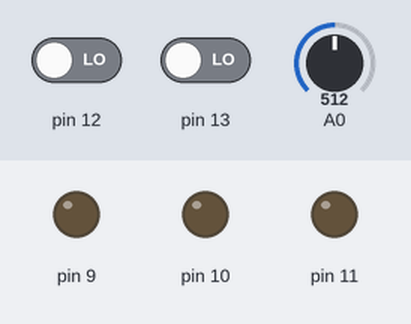
A sketch run on a simulated Arduino Uno, built with avr-gcc and run on an emulated ATmega328P. Shown: output pins drawn as LEDs (lit = HIGH). Inputs (shaded band) come from the test bench; at power-on: pin 13 LOW, A0 = 512, pin 12 LOW.

Above: at 1.2 s.
1.3 s: pin 13 driven HIGH
At 2.5 s:
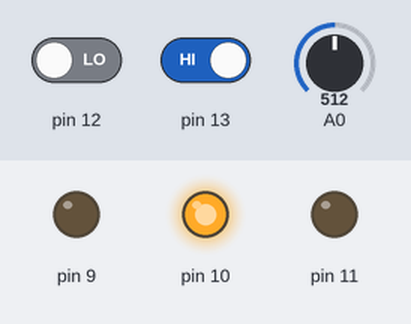
2.8 s: A0 set to 596
4.3 s: A0 set to 622
At 4.8 s:
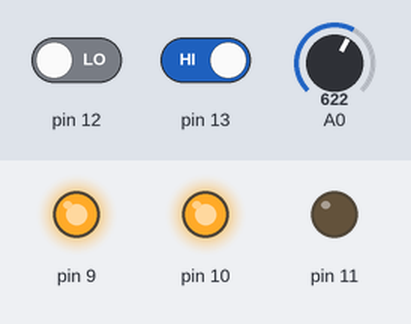
5.8 s: pin 12 driven HIGH
At 7.0 s:
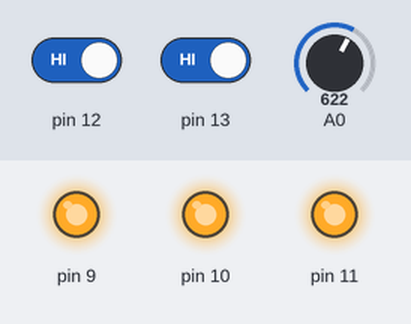
7.3 s: pin 12 driven LOW
At 8.3 s:
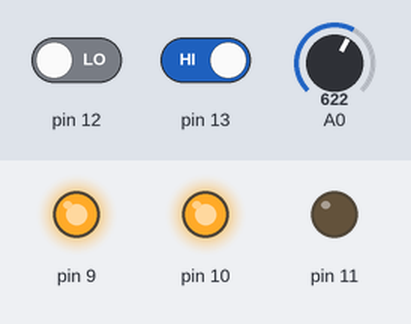
8.8 s: A0 set to 809
10.3 s: A0 set to 825
At 11.7 s:
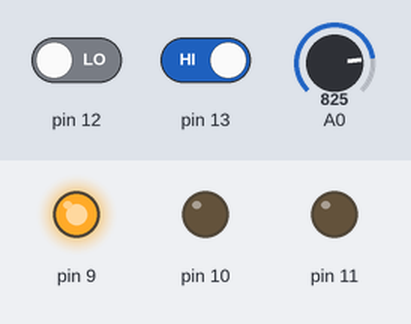
Timing chart, 0 to 12.8 s (numbered marks = the images above; inputs shaded):
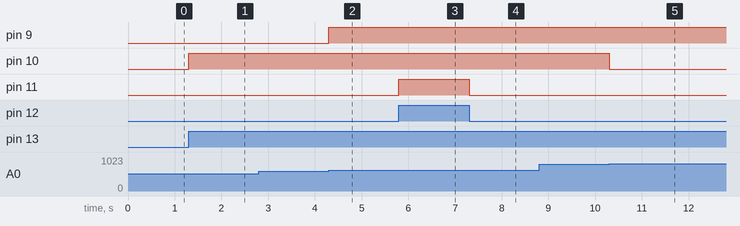

Measured:
- the behaviour switches between 612 and 613 on A0 (found by bisection; images 1 and 2)
- the behaviour switches between 817 and 818 on A0 (found by bisection; images 4 and 5)
- after the input at 1.3 s, pin 10: LOW → HIGH at once
- after the input at 2.8 s, every drawn part: stays the same
- after the input at 4.3 s, pin 9: LOW → HIGH at once
- after the input at 5.8 s, pin 11: LOW → HIGH at once
- after the input at 7.3 s, pin 11: HIGH → LOW at once
- after the input at 8.8 s, every drawn part: stays the same
- after the input at 10.3 s, pin 10: HIGH → LOW at once

The sketch:

grand_fulffy_jofo1.ino
```cpp
// C++ code
//
void setup()
{
  pinMode(11, OUTPUT);
  pinMode(10, OUTPUT);
  pinMode(9, OUTPUT);
  pinMode(13, INPUT);
  pinMode(12, INPUT);
  Serial.begin(9600);

}

void loop()
{
  int inputValue = digitalRead(13);
  int A = digitalRead(12);
  int val=analogRead(A0);
  if( inputValue == HIGH && A == HIGH){
      digitalWrite(11, HIGH);
      digitalWrite(10, HIGH);
      digitalWrite(9, HIGH);
  }

  else if(inputValue == LOW && A == LOW){
     digitalWrite(11, LOW);
     digitalWrite(10, LOW);
     digitalWrite(9, LOW);
  }
  else if(inputValue == HIGH && A == HIGH){
     digitalWrite(11, HIGH);
     digitalWrite(10, HIGH);
     digitalWrite(9, HIGH);
}
  else if(inputValue == HIGH && A == LOW){
    if(0<= val && val <1023*1/5){
      digitalWrite(11, HIGH);
      digitalWrite(10, LOW);
      digitalWrite(9, LOW);
    }
    else if(1023*1/5<= val && val <1023*2/5){
      digitalWrite(11, HIGH);
      digitalWrite(10, HIGH);
      digitalWrite(9, LOW);
    }
    else if(1023*2/5<= val && val <1023*3/5){
      digitalWrite(11, LOW);
      digitalWrite(10, HIGH);
      digitalWrite(9, LOW);
    }
    else if(1023*3/5 <= val && val <1023*4/5){
      digitalWrite(11, LOW);
      digitalWrite(10, HIGH);
      digitalWrite(9, HIGH);
    }
    else if(1023*4/5 <= val && val <1023*5/5){
      digitalWrite(11, LOW);
      digitalWrite(10, LOW);
      digitalWrite(9, HIGH);
    }
  }
}


/*
if(digitalRead(7)==HIGH){
    digitalWrite(8, HIGH);
  }
  else{
    digitalWrite(8, LOW);
      }
digitalWrite(LED_BUILTIN, HIGH);
  delay(1000); // Wait for 1000 millisecond(s)
  digitalWrite(LED_BUILTIN, LOW);
  delay(1000); // Wait for 1000 millisecond(s)
  analogRead(13)==val){
     analogWrite(11, val);
     analogWrite(10, val);
     analogWrite(9, val);

    int val=analogRead(A0);
  convertedvalue = map(val, 0, 1023, 0, 255);
  if(analogRead(13)==val){
     analogWrite(11, val);
     analogWrite(10, val);
     analogWrite(9, val);

    if(digitalRead(13)==HIGH){
     digitalWrite(11, HIGH);
     digitalWrite(10, HIGH);
     digitalWrite(9, HIGH);
    */
     
```
